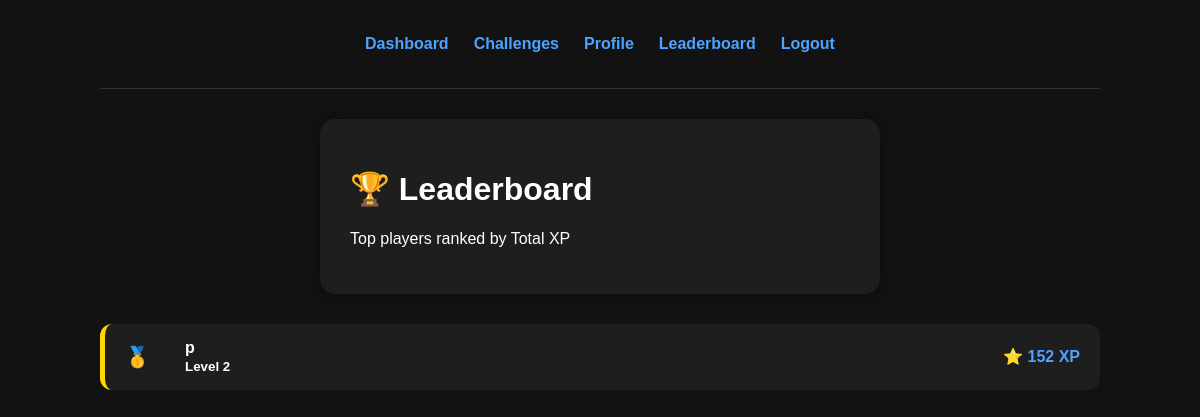
The page /leaderboard (signed in) on the database as committed earlier.
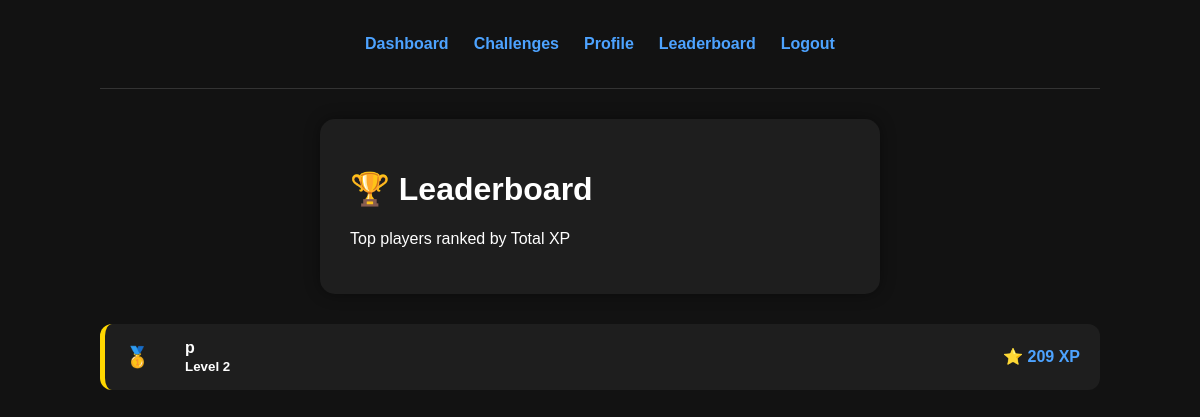
The same page on the database as committed later.
### models/user.py (models this page shows)
class User(UserMixin, db.Model):
    id = db.Column(db.Integer, primary_key=True)
    username = db.Column(db.String(80), unique=True, nullable=False)
    email = db.Column(db.String(120), unique=True, nullable=False)
    password = db.Column(db.String(200), nullable=False)
    level = db.Column(db.Integer, default=1)
    coins = db.Column(db.Integer, default=0)
    streak = db.Column(db.Integer, default=0)
    badges = db.relationship("Badge", secondary=user_badges, backref="users")
    total_xp = db.Column(db.Integer, default=0)
    level_xp = db.Column(db.Integer, default=0)
    last_daily = db.Column(db.Date, nullable=True)

### app.py (the view)
@app.route("/leaderboard")
def leaderboard():
    users = User.query.order_by(User.total_xp.desc()).all()
    return render_template("leaderboard.html", users=users)

### app.py (called while the page is built)
@login_manager.user_loader
def load_user(user_id):
    return User.query.get(int(user_id))

### templates/leaderboard.html
{% extends "base.html" %}
{% block content %}
<div class="card">
    <h1>🏆 Leaderboard</h1>
    <p>Top players ranked by Total XP</p>
</div>
<div class="leaderboard">
    {% for user in users %}
    <div class="leaderboard-row rank-{{ loop.index }}">
        <div class="rank">
            {% if loop.index == 1 %}
                🥇
            {% elif loop.index == 2 %}
                🥈
            {% elif loop.index == 3 %}
                🥉
            {% else %}
                #{{ loop.index }}
            {% endif %}
        </div>
        <div class="name">
            <strong>{{ user.username }}</strong>
            <br>
            <small>Level {{ user.level }}</small>
        </div>
        <div class="xp">
            ⭐ {{ user.total_xp }} XP
        </div>
    </div>
    {% else %}
    <div class="card">
        <p>No players yet. Be the first to earn some XP!</p>
    </div>
    {% endfor %}
</div>
{% endblock %}

Rows that differ between the two databases and show on the page:
changed User: total_xp "152" → "209"
